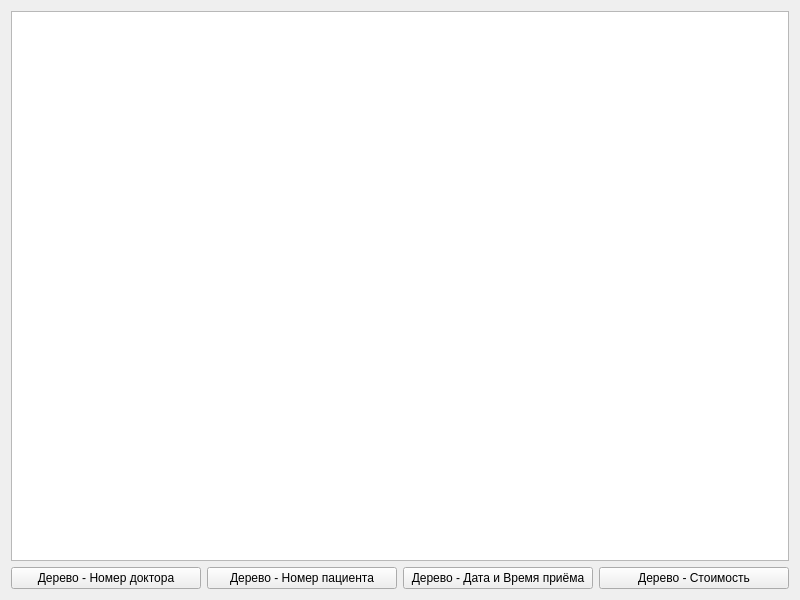
<?xml version="1.0" encoding="UTF-8"?>
<ui version="4.0">
 <class>AppointmentsTreeDebugWidget</class>
 <widget class="QWidget" name="AppointmentsTreeDebugWidget">
  <property name="geometry">
   <rect>
    <x>0</x>
    <y>0</y>
    <width>800</width>
    <height>600</height>
   </rect>
  </property>
  <property name="windowTitle">
   <string>Записи - Дерево</string>
  </property>
  <layout class="QVBoxLayout" name="verticalLayout">
   <item>
    <widget class="QTextBrowser" name="textBrowserTree"/>
   </item>
   <item>
    <layout class="QHBoxLayout" name="horizontalLayoutAction">
     <item>
      <widget class="QPushButton" name="pushButtonShowDoctorPhoneNumberTree">
       <property name="text">
        <string>Дерево - Номер доктора</string>
       </property>
      </widget>
     </item>
     <item>
      <widget class="QPushButton" name="pushButtonShowPatientPhoneNumberTree">
       <property name="text">
        <string>Дерево - Номер пациента</string>
       </property>
      </widget>
     </item>
     <item>
      <widget class="QPushButton" name="pushButtonShowAppointmentDatetimeTree">
       <property name="text">
        <string>Дерево - Дата и Время приёма</string>
       </property>
      </widget>
     </item>
     <item>
      <widget class="QPushButton" name="pushButtonShowAppointmentCostTree">
       <property name="text">
        <string>Дерево - Стоимость</string>
       </property>
      </widget>
     </item>
    </layout>
   </item>
  </layout>
 </widget>
 <resources/>
 <connections/>
</ui>
